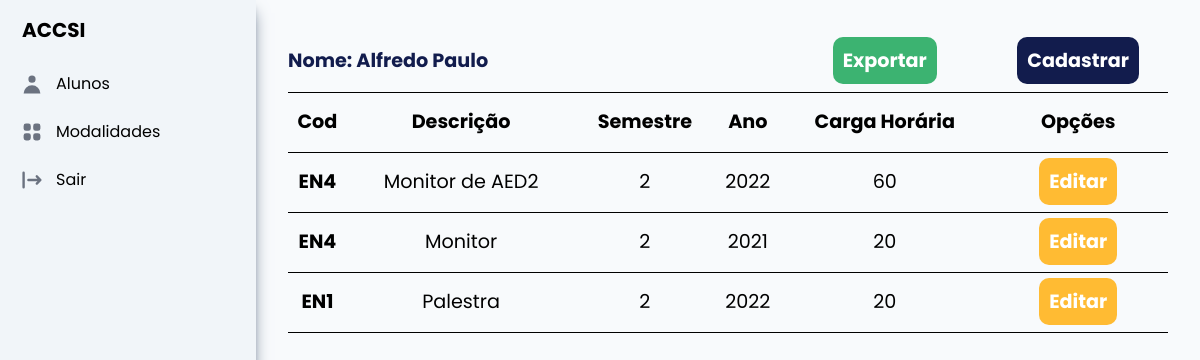
The page /aproveitamento/1 (signed in) on the database as committed earlier.
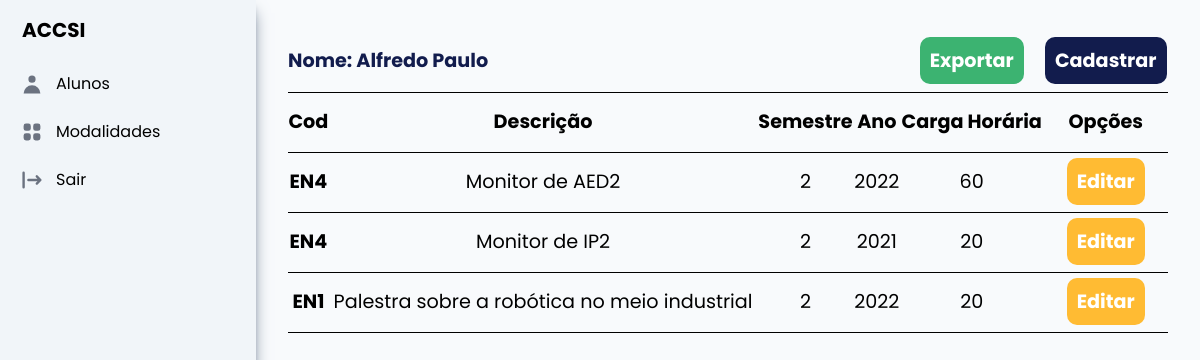
The same page on the database as committed later.
### aproveitamento/models.py (models this page shows)
class Aproveitamento(models.Model):
    id_aproveitamento = models.AutoField(primary_key=True)
    aluno = models.ForeignKey(Aluno, on_delete=models.CASCADE)
    descricao = models.CharField(max_length=250)
    categoria = models.ForeignKey(Atividade, on_delete=models.CASCADE)
    semestre = models.IntegerField()
    ano = models.IntegerField()
    ch = models.IntegerField()

### atividade/models.py (models this page shows)
class Atividade(models.Model):
    id_atividade = models.AutoField(primary_key=True)
    codigo = models.CharField(unique=True, max_length=5)
    modalidade = models.ForeignKey(Modalidade, on_delete=models.CASCADE)
    descricao = models.CharField(max_length=250)
    ch_min = models.IntegerField()
    ch_max = models.IntegerField()
    ap_max = models.IntegerField()
    def __str__(self):
        return self.codigo

### aproveitamento/views.py (the view)
# urls.py: path('<int:pk>', views.ListarAproveitamento.as_view(), name="listar_aproveitamento"),
@method_decorator(login_required, name='dispatch')
class ListarAproveitamento(ListView):
    template_name = 'listar_aproveitamento.html'
    model = Aproveitamento
    context_object_name = 'aproveitamentos'
    def __init__(self, *args, **kwargs):
        super().__init__(*args, **kwargs)
        self.id_aluno = None
    def dispatch(self, request, *args, **kwargs):
        self.id_aluno = kwargs.get('pk', None)
        return super().dispatch(request, *args, **kwargs)
    def get_queryset(self):
        queryset = super().get_queryset()
        queryset = queryset.filter(aluno=Aluno.objects.get(id_aluno=self.id_aluno))
        return queryset
    def get_context_data(self, **kwargs):
        context = super().get_context_data(**kwargs)
        aluno = Aluno.objects.get(id_aluno=self.id_aluno)
        context['id_aluno'] = self.id_aluno
        context['aluno_nome'] = aluno.nome
        return context

### aproveitamento/templates/listar_aproveitamento.html
{% extends 'base.html' %}
{% load static %}
{% block style %}
    <link rel="stylesheet" href="{% static 'css/tabelas.css' %}" />
{% endblock %}
{% block conteudo %}
    <table>
        <thead>
            <tr>
                <th colspan="4"
                    style="text-align: start;
                           font-weight: bolder;
                           color: #121c4d">Nome: {{ aluno_nome }}</th>
                <th colspan="1" style="justify-content: end">
                    <a class="export" href="{% url 'exportar' %}">Exportar</a>
                </th>
                <th colspan="1" style="justify-content: end">
                    <a class="cad" href="{% url 'cadastrar_aproveitamento' id_aluno %}">Cadastrar</a>
                </th>
            </tr>
            <tr>
                <th scope="col">Cod</th>
                <th scope="col">Descrição</th>
                <th scope="col">Semestre</th>
                <th scope="col">Ano</th>
                <th scope="col">Carga Horária</th>
                <th scope="col">Opções</th>
            </tr>
        </thead>
        <tbody>
            {% for aproveitamento in aproveitamentos %}
                <tr>
                    <th scope="row">{{ aproveitamento.categoria }}</th>
                    <td>{{ aproveitamento.descricao }}</td>
                    <td>{{ aproveitamento.semestre }}</td>
                    <td>{{ aproveitamento.ano }}</td>
                    <td>{{ aproveitamento.ch }}</td>
                    <td>
                        <a class="edit"
                           href="{% url 'editar_aproveitamento' aproveitamento.id_aproveitamento %}">Editar</a>
                    </td>
                </tr>
            {% endfor %}
        </tbody>
    </table>
{% endblock %}

Rows that differ between the two databases and show on the page:
changed Aproveitamento: descricao "Monitor" → "Monitor de IP2"
changed Aproveitamento "EN1": descricao "Palestra" → "Palestra sobre a robótica no meio industrial"
